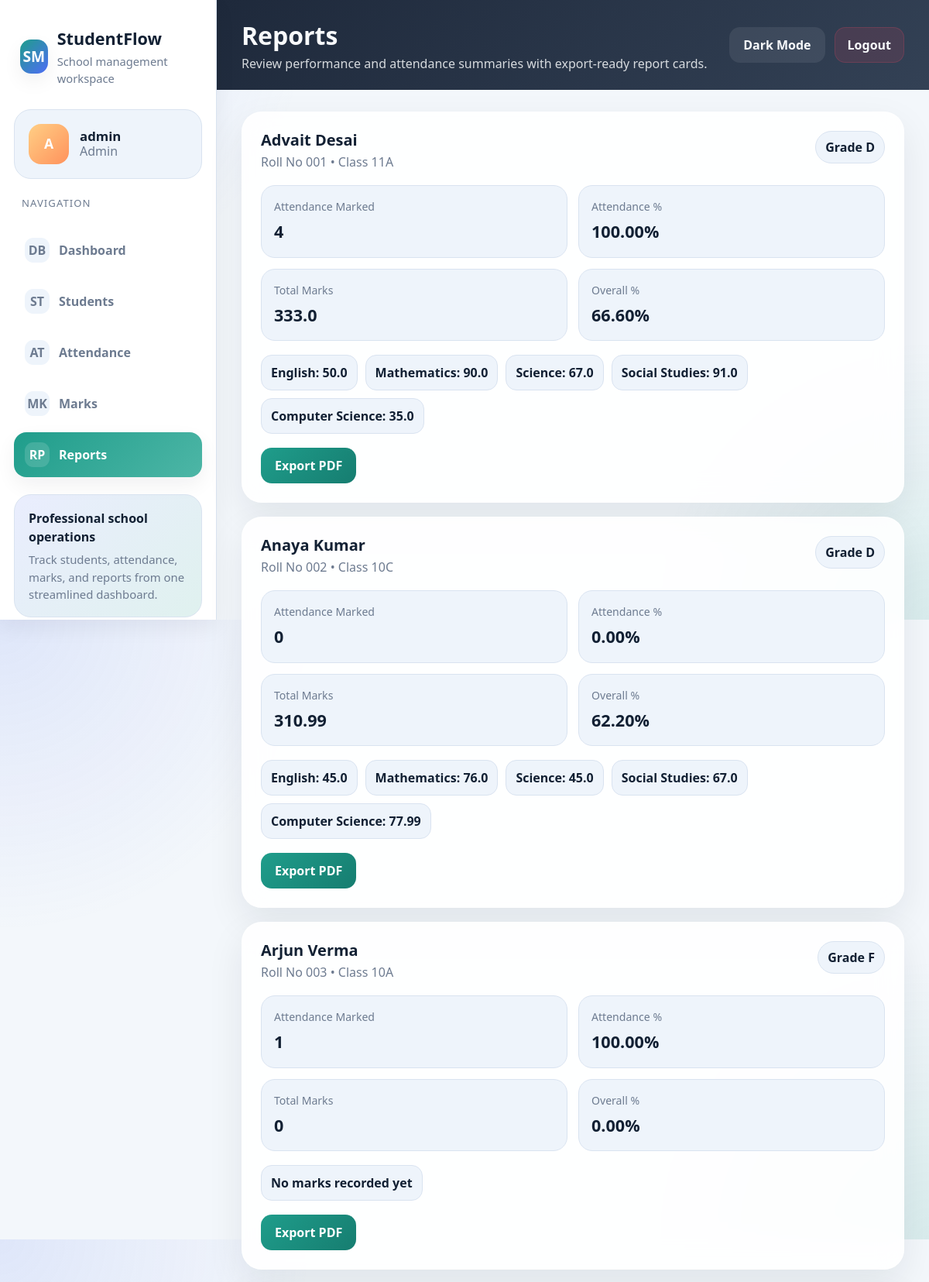
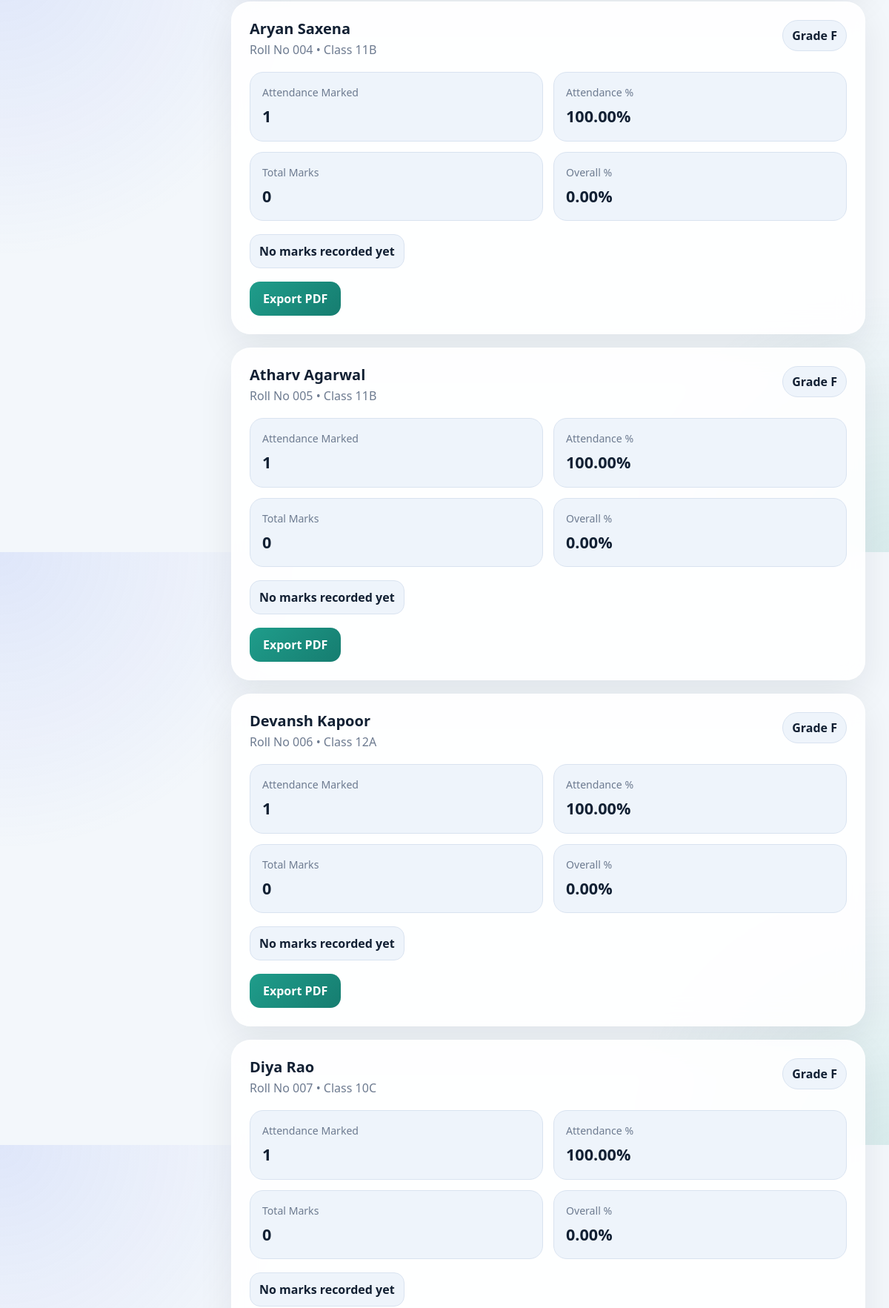
Screenshot of /reports (signed in, upper part) with the database file from the repository (2 pictures, top to bottom).
### models.py (models this page shows)
class User(UserMixin, db.Model):
    id = db.Column(db.Integer, primary_key=True)
    username = db.Column(db.String(150), unique=True, nullable=False)
    password = db.Column(db.String(150), nullable=False)
    role = db.Column(db.String(50), nullable=False)  # admin, teacher, student

class Student(db.Model):
    id = db.Column(db.Integer, primary_key=True)
    name = db.Column(db.String(150), nullable=False)
    roll_no = db.Column(db.String(50), unique=True, nullable=False)
    class_ = db.Column(db.String(50), nullable=False)
    email = db.Column(db.String(150), unique=True, nullable=False)
    phone = db.Column(db.String(20), nullable=False)
    user_id = db.Column(db.Integer, db.ForeignKey('user.id'), nullable=True)
    attendances = db.relationship('Attendance', backref='student', lazy=True)
    marks = db.relationship('Mark', backref='student', lazy=True)

class Mark(db.Model):
    id = db.Column(db.Integer, primary_key=True)
    student_id = db.Column(db.Integer, db.ForeignKey('student.id'), nullable=False)
    subject = db.Column(db.String(100), nullable=False)
    marks = db.Column(db.Float, nullable=False)

### app.py (the view)
@app.route('/reports')
@login_required
def reports():
    if current_user.role == 'student':
        student = Student.query.filter_by(user_id=current_user.id).first()
        students = [student] if student else []
    else:
        students = get_students_in_alphabetical_order().all()
    reports = []
    for student in students:
        attendance_count = Attendance.query.filter_by(student_id=student.id, status='Present').count()
        total_attendance = Attendance.query.filter_by(student_id=student.id).count()
        attendance_percentage = (attendance_count / total_attendance * 100) if total_attendance > 0 else 0
        total_marks = sum([m.marks for m in student.marks])
        num_subjects = len(student.marks)
        percentage = (total_marks / (num_subjects * 100) * 100) if num_subjects > 0 else 0
        grade = 'A' if percentage >= 90 else 'B' if percentage >= 80 else 'C' if percentage >= 70 else 'D' if percentage >= 60 else 'F'
        reports.append({
            'student': student,
            'attendance_count': attendance_count,
            'attendance_percentage': attendance_percentage,
            'total_marks': total_marks,
            'percentage': percentage,
            'grade': grade,
            'marks': student.marks
        })
    return render_template('report.html', reports=reports)

### app.py (called while the page is built)
@login_manager.user_loader
def load_user(user_id):
    return User.query.get(int(user_id))

def get_students_in_alphabetical_order():
    return Student.query.order_by(
        func.lower(func.trim(Student.name)),
        func.length(func.trim(Student.roll_no)),
        func.lower(func.trim(Student.roll_no))
    )

### templates/report.html (shortened to what this page needs)
{% extends 'base.html' %}
{% block page_title %}Reports{% endblock %}
{% block page_subtitle %}Review performance and attendance summaries with export-ready report cards.{% endblock %}
{% block content %}
<div class="report-grid">
    {% for report in reports %}
    <article class="report-card">
        <div class="report-header">
            <div>
                <h3 class="report-title">{{ report.student.name }}</h3>
                <p class="card-copy">Roll No {{ report.student.roll_no }} • Class {{ report.student.class_ }}</p>
            </div>
            <span class="badge-soft">Grade {{ report.grade }}</span>
        </div>
        <div class="stats-row">
            <div class="stat-box">
                <div class="stat-label">Attendance Marked</div>
                <div class="stat-value">{{ report.attendance_count }}</div>
            </div>
            <div class="stat-box">
                <div class="stat-label">Attendance %</div>
                <div class="stat-value">{{ "%.2f"|format(report.attendance_percentage) }}%</div>
            </div>
            <div class="stat-box">
                <div class="stat-label">Total Marks</div>
                <div class="stat-value">{{ report.total_marks }}</div>
            </div>
            <div class="stat-box">
                <div class="stat-label">Overall %</div>
                <div class="stat-value">{{ "%.2f"|format(report.percentage) }}%</div>
            </div>
        </div>
        <div class="marks-list">
            {% for mark in report.marks %}
            <div class="mark-chip">{{ mark.subject }}: {{ mark.marks }}</div>
            {% else %}
            <div class="mark-chip">No marks recorded yet</div>
            {% endfor %}
        </div>
        {% if current_user.role in ['admin', 'teacher'] or (current_user.role == 'student' and report.student.user_id == current_user.id) %}
        <a href="{{ url_for('export', student_id=report.student.id) }}" class="btn btn-primary">Export PDF</a>
        {% endif %}
    </article>
    {% else %}
    <div class="content-card empty-state">No reports are available yet.</div>
    {% endfor %}
</div>
{% endblock %}

### templates/base.html (shortened to what this page needs)
<!DOCTYPE html>
<html lang="en">
<head>
    <link href="https://cdn.jsdelivr.net/npm/bootstrap@5.3.0/dist/css/bootstrap.min.css" rel="stylesheet">
    <link rel="stylesheet" href="{{ url_for('static', filename='css/style.css') }}">
</head>
<body>
    <div class="app-shell">
        <aside class="sidebar">
            <div class="brand-mark">
                <div class="brand-icon">SM</div>
                <div class="brand-copy">
                    <div class="brand-title">StudentFlow</div>
                    <div class="brand-subtitle">School management workspace</div>
                </div>
            </div>
            <div class="profile-card">
                <div class="profile-avatar">{{ current_user.username[:1]|upper }}</div>
                <div class="profile-meta">
                    <div class="profile-name">{{ current_user.username }}</div>
                    <div class="profile-role">{{ current_user.role }}</div>
                </div>
            </div>
            <div class="nav-section-label">Navigation</div>
            <nav class="nav-menu">
                <a href="{{ url_for('dashboard') }}" class="nav-item {% if request.endpoint == 'dashboard' %}active{% endif %}">
                    <span class="nav-item-icon">DB</span>
                    <span>Dashboard</span>
                </a>
                {% if current_user.role in ['admin', 'teacher'] %}
                <a href="{{ url_for('students') }}" class="nav-item {% if request.endpoint in ['students', 'add_student', 'edit_student'] %}active{% endif %}">
                    <span class="nav-item-icon">ST</span>
                    <span>Students</span>
                </a>
                <a href="{{ url_for('attendance') }}" class="nav-item {% if request.endpoint == 'attendance' %}active{% endif %}">
                    <span class="nav-item-icon">AT</span>
                    <span>Attendance</span>
                </a>
                <a href="{{ url_for('marks') }}" class="nav-item {% if request.endpoint == 'marks' %}active{% endif %}">
                    <span class="nav-item-icon">MK</span>
                    <span>Marks</span>
                </a>
                {% endif %}
                <a href="{{ url_for('reports') }}" class="nav-item {% if request.endpoint == 'reports' %}active{% endif %}">
                    <span class="nav-item-icon">RP</span>
                    <span>Reports</span>
                </a>
            </nav>
            <div class="sidebar-footer">
                <div class="sidebar-footer-title">Professional school operations</div>
                <p class="sidebar-footer-text">Track students, attendance, marks, and reports from one streamlined dashboard.</p>
            </div>
        </aside>
        <main class="main-panel">
            <header class="topbar">
                <div class="topbar-copy">
                    <div class="topbar-title">{% block page_title %}Dashboard{% endblock %}</div>
                    <p class="topbar-subtitle">{% block page_subtitle %}Manage your school in one place with cleaner workflows and better visibility.{% endblock %}</p>
                </div>
                <div class="topbar-actions">
                    <button type="button" class="btn mode-toggle" data-theme-toggle>Dark Mode</button>
                    <a href="{{ url_for('logout') }}" class="toolbar-danger">Logout</a>
                </div>
            </header>
            <section class="page-body">
                {% block content %}{% endblock %}
            </section>
        </main>
    </div>
</body>
</html>

### rows the page displays
User: username "A", username "admin", role "Admin"
Student: student.name "Advait Desai", student.roll_no "001", student.class_ "11A"
Mark: subject "English", marks "50.0"
Mark: subject "Mathematics", marks "90.0"
Mark: subject "Science", marks "67.0"
Mark: subject "Social Studies", marks "91.0"
Mark: subject "Computer Science", marks "35.0"
Student: student.name "Anaya Kumar", student.roll_no "002", student.class_ "10C"
Mark: subject "English", marks "45.0"
Mark: subject "Mathematics", marks "76.0"
Mark: subject "Science", marks "45.0"
Mark: subject "Social Studies", marks "67.0"
Mark: subject "Computer Science", marks "77.99"
Student: student.name "Arjun Verma", student.roll_no "003", student.class_ "10A"
Student: student.name "Aryan Saxena", student.roll_no "004", student.class_ "11B"
Student: student.name "Atharv Agarwal", student.roll_no "005", student.class_ "11B"
Student: student.name "Devansh Kapoor", student.roll_no "006", student.class_ "12A"
Student: student.name "Diya Rao", student.roll_no "007", student.class_ "10C"

### other values shown
{{ report.grade }} "D" "D" "F" "F" "F" "F" "F"
{{ report.attendance_count }} "4" "0" "1" "1" "1" "1" "1"
{{ "%.2f"|format(report.attendance_percentage) }} "100.00" "0.00" "100.00" "100.00" "100.00" "100.00" "100.00"
{{ report.total_marks }} "333.0" "310.99" "0" "0" "0" "0" "0"
{{ "%.2f"|format(report.percentage) }} "66.60" "62.20" "0.00" "0.00" "0.00" "0.00" "0.00"
